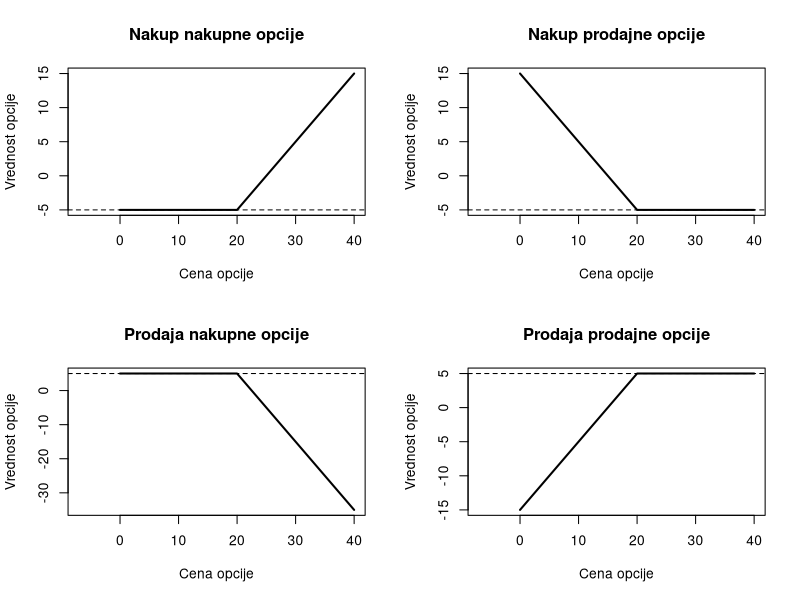
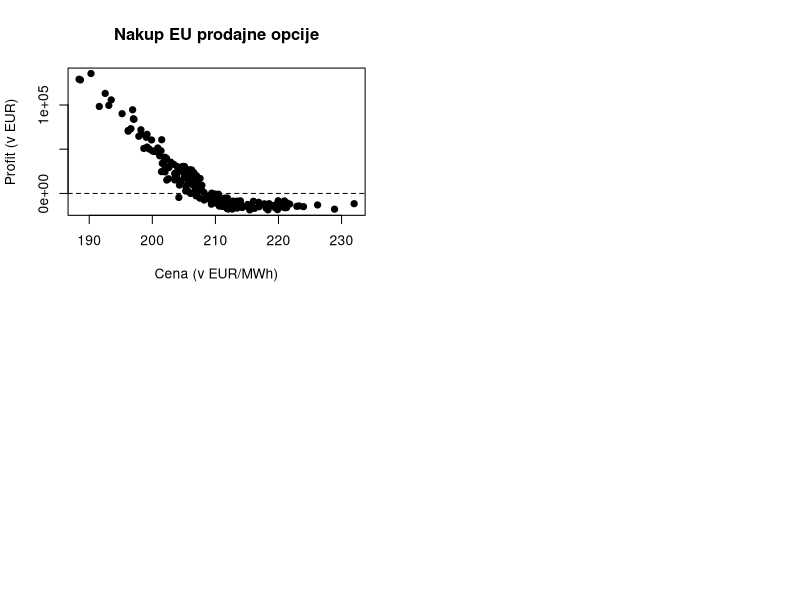
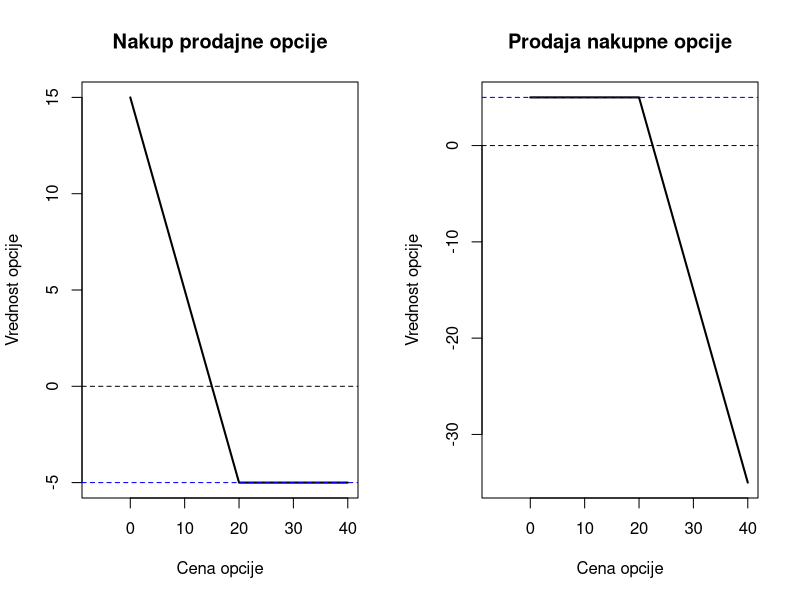
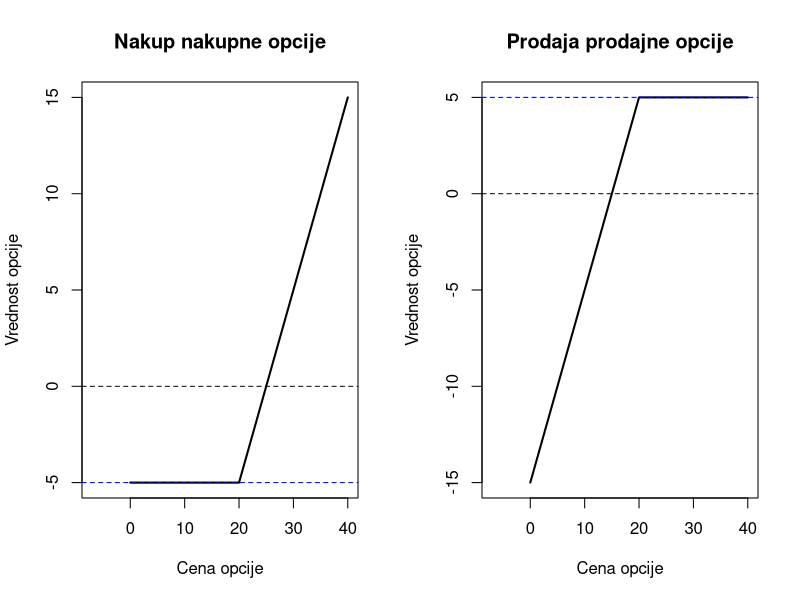
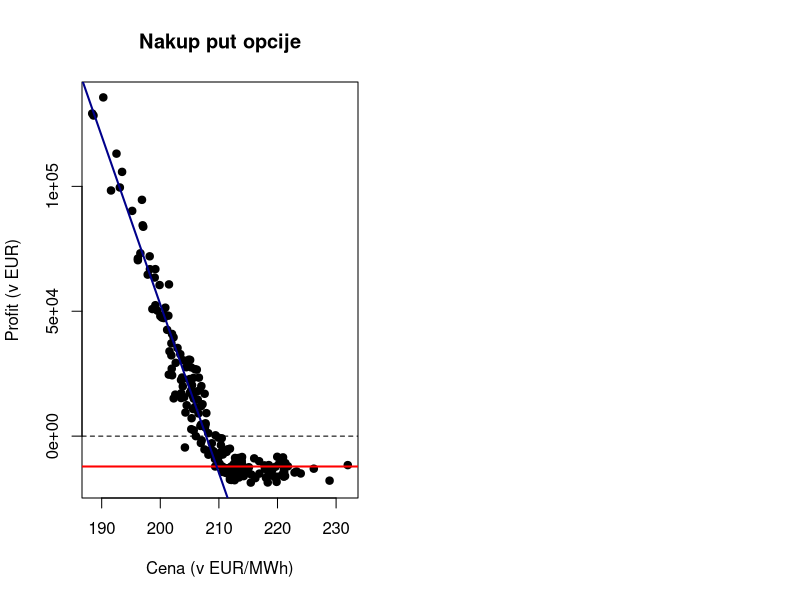

These figures' R source, in order:
## ---- chunk 1
library(tidyverse)
library(gridExtra)
library(coda)
library(knitr)
## ---- chunk 2
# VALUE OF EU PUT OPTION
putV <- function(S,K) pmax(0,K-S)
putbuyPayoff <- function(S,K,premium) pmax(0-abs(premium),K-S-abs(premium))

# VALUE OF EU CALL OPTION
callV <- function(S,K) pmax(0,S-K)
callbuyPayoff <- function(S,K,premium) pmax(0-abs(premium),S-K-abs(premium))

# VALUE OF EU PUT OPTION
putV <- function(S,K) pmin(0,S-K)
putsellPayoff <- function(S,K,premium) pmin(0+abs(premium),S-K+abs(premium))

# VALUE OF EU CALL OPTION
callV <- function(S,K) pmin(0,K-S) - pmax(0,S-K)
callsellPayoff <- function(S,K,premium) pmin(0,K-S) - pmax(0,S-K) + abs(premium)
## ---- chunk 3
par(mfrow = c(2,2))

x <- seq(from = 0, to = 40, by = 0.05)
K <- 20
premija <- -5

plot(x,callbuyPayoff(x,K,premija), type="l",lwd = 2, xlab = "Cena opcije", ylab = "Vrednost opcije", main = "Nakup nakupne opcije", xlim = c(-7,40))
abline(h = premija, lty= 'dashed')

plot(x,putbuyPayoff(x,K,premija), type="l",lwd = 2, xlab = "Cena opcije", ylab = "Vrednost opcije", main = "Nakup prodajne opcije", xlim = c(-7,40))
abline(h = premija, lty= 'dashed')

premija <- 5

plot(x,callsellPayoff(x,K,premija), type="l",lwd = 2, xlab = "Cena opcije", ylab = "Vrednost opcije", main = "Prodaja nakupne opcije", xlim = c(-7,40))
abline(h = premija, lty= 'dashed')

plot(x,putsellPayoff(x,K,premija), type="l",lwd = 2, xlab = "Cena opcije", ylab = "Vrednost opcije", main = "Prodaja prodajne opcije", xlim = c(-7,40))
abline(h = premija, lty= 'dashed')
## ---- chunk 4
# read data
df <- read.csv("podatki.csv", sep=';', header = FALSE, stringsAsFactors=FALSE)
colnames(df) <- c('Price','Profit')
df

price <- as.numeric(gsub(",", ".", df$Price))
profit <- as.numeric(gsub(",", ".", df$Profit))
## ---- chunk 5
#plot data: PRICE vs PROFIT
plot(x = price,
     y = profit,
     xlab = "Cena (v EUR/MWh)",
     ylab = "Profit (v EUR)",
     main = "Nakup EU prodajne opcije",
     pch = 20, cex=1.5)
abline(h = 0, lty='dashed')
## ---- chunk 6
par(mfrow = c(1,2))

x <- seq(from = 0, to = 40, by = 0.05)
K <- 20
premija <- -5

plot(x,putbuyPayoff(x,K,premija), type="l",lwd = 2, xlab = "Cena opcije", ylab = "Vrednost opcije", main = "Nakup prodajne opcije", xlim = c(-7,40))
abline(h = premija, lty= 'dashed', col='blue')
abline(h = 0, lty= 'dashed')

premija <- 5

plot(x,callsellPayoff(x,K,premija), type="l",lwd = 2, xlab = "Cena opcije", ylab = "Vrednost opcije", main = "Prodaja nakupne opcije", xlim = c(-7,40))
abline(h = premija, lty= 'dashed', col='blue')
abline(h = 0, lty= 'dashed')
## ---- chunk 7
par(mfrow = c(1,2))

x <- seq(from = 0, to = 40, by = 0.05)
K <- 20
premija <- -5

plot(x,callbuyPayoff(x,K,premija), type="l",lwd = 2, xlab = "Cena opcije", ylab = "Vrednost opcije", main = "Nakup nakupne opcije", xlim = c(-7,40))
abline(h = premija, lty= 'dashed', col='blue')
abline(h = 0, lty= 'dashed')
premija <- 5

plot(x,putsellPayoff(x,K,premija), type="l",lwd = 2, xlab = "Cena opcije", ylab = "Vrednost opcije", main = "Prodaja prodajne opcije", xlim = c(-7,40))
abline(h = premija, lty= 'dashed', col='blue')
abline(h = 0, lty= 'dashed')
## ---- chunk 8
opt_fit <- function(price, profit){
  if (cor(price, profit) < 0){
    #nakup put opcije (3) ali prodaja nakupne opcije (2)
    
    #pogledamo napake odstopanj in odlocimo ali gre za put ali call
    meja <- length(price)/4
    povpr1 <- mean(profit[1:meja])
    er1 <- 0
    for (i in 1:meja){
      er1 <- er1 + (profit[i] - povpr1)^2}
    povpr1 <- mean(profit[(length(price)-meja):length(price)])
    er2 <- 0
    for (i in (length(price)-meja):length(price)){
      er2 <- er2 + (profit[i] - povpr1)^2}
    
    
    #1. NAKUP PUT OPCIJE__________________________________________________________
    if (er1 > er2){
      komentar <- paste("Gre za nakup put opcije.")
      print(komentar)
      
      odstopanje1 <- rep(0,length(price)) #odstopanje pri aproksimaciji z vodoravno premico
      odstopanje2 <- rep(0,length(price)) #odstopanje pri aproksimaciji z linearno regresijo (posevni del)
      najboljsi_K = 0
      
      
      #GLAVNA ZANKA
      for (K in 1:length(price)){
        #VODORAVNA PREMICA
        premica1 <- profit[K]
        napaka1 <- rep(0,length(price[K:length(profit)]))
        profiti <- profit[K:length(profit)]
        for (i in 1:length(napaka1)){
          napaka1[i] <- (((premica1 - profiti[i])^2))
        }
        odstopanje1[K] <- sum(napaka1)
        
        
        #POsEVNA PREMICA
        premica2 <- lm(profit[1:K] ~ price[1:K])
        odstopanje2[K] <- deviance(premica2)
        odstopanje2[K]
      }
      
      odstopanja <- odstopanje1 + odstopanje2
      
      najboljsi_K <- which(min(odstopanja) == odstopanja)
      premica1 <- mean(profit[najboljsi_K:length(profit)])
      abline(h = profit[najboljsi_K], col = 'red', lwd=2)
      premica2 <- lm(profit[1:najboljsi_K] ~ price[1:najboljsi_K])
      abline(premica2$coefficients[1],premica2$coefficients[2], col = 'dark blue',lwd=2)
      najboljsi_K
      #points(price[najboljsi_K], profit[najboljsi_K],type = "p", col = "green")
      
      strike_price = round(price[najboljsi_K],3)
      premija = abs(round(profit[najboljsi_K],3))
      kolicina = abs(round(premica2$coefficients[2],3))
      komentar <- paste("Priblizek za izvrsilno ceno opcije je ", as.character(strike_price), " EUR/MWh,", " za kolicino ", as.character(kolicina), " MWh", " in za premijo ", as.character(premija), " EUR", ".",sep="")
      print(komentar)
      
    }
    
    #PRODAJA CALL OPCIJE__________________________________________________________
    
    if (er2 > er1){
      komentar <- paste("Gre za prodajo call opcije.")
      print(komentar)
      
      odstopanje1 <- rep(0,round(length(price)/2,0)) #odstopanje pri aproksimaciji z vodoravno premico
      odstopanje2 <- rep(0,round(length(price)/2,0)) #odstopanje pri aproksimaciji z linearno regresijo (posevni del)
      najboljsi_K = 0
      
      for (K in 1:round(length(price)/2,0)){
        #VODORAVNA PREMICA
        premica1 <- mean(profit[1:K])
        napaka1 <- rep(0,length(price[1:K]))
        for (i in 1:length(napaka1)){
          napaka1[i] <- (((premica1 - profit[i])^2))
        }
        odstopanje1[K] <- sum(napaka1)
        
        
        #POsEVNA PREMICA
        premica2 <- lm(profit[(round(length(price)/2,0)+K):length(price)] ~ price[(round(length(price)/2,0)+K):length(price)])
        odstopanje2[K] <- deviance(premica2)
        odstopanje2[K]
      }
      
      odstopanja <- odstopanje1 + odstopanje2
      najboljsi_K <- which(min(odstopanja) == odstopanja)
      premica1 <- profit[najboljsi_K]
      abline(h = profit[najboljsi_K], col = 'red', lwd=2)
      premica2 <- lm(profit[najboljsi_K:length(price)] ~ price[najboljsi_K:length(price)])
      abline(premica2$coefficients[1],premica2$coefficients[2], col = 'dark blue', lwd=2)
      najboljsi_K
      #points(price[najboljsi_K], profit[najboljsi_K],type = "p", col = "green")
      
      strike_price = round(price[najboljsi_K],3)
      premija = abs(round(profit[najboljsi_K],3))
      kolicina = abs(round(premica2$coefficients[2],3))
      komentar <- paste("Priblizek za izvrsilno ceno opcije je ", as.character(strike_price), " EUR/MWh,", " za kolicino ", as.character(kolicina), " MWh", " in za premijo ", as.character(premija), " EUR", ".",sep="")
      print(komentar)
    }
  }
  
  if (cor(price, profit) > 0){
    #nakup call opcije ali prodaja put opcije
    
    meja <- length(price)/4
    povpr1 <- mean(profit[1:meja])
    er1 <- 0
    
    for (i in 1:meja){
      er1 <- er1 + (profit[i] - povpr1)^2
    }
    
    povpr1 <- mean(profit[(length(price)-meja):length(price)])
    er2 <- 0
    for (i in (length(price)-meja):length(price)){
      er2 <- er2 + (profit[i] - povpr1)^2
    }
    
    #PRODAJA PUT OPCIJE__________________________________________________________
    if (er1 > er2){
      komentar <- paste("Gre za prodajo put opcije.")
      print(komentar)
      
      #poiscimo optimalni fit
      odstopanje1 <- rep(0,round(length(price)/2,0)) #odstopanje pri aproksimaciji z vodoravno premico
      odstopanje2 <- rep(0,round(length(price)/2,0)) #odstopanje pri aproksimaciji z linearno regresijo (posevni del)
      najboljsi_K = 0
      
      
      for (K in 1:round(length(price)/2,0)){
        #VODORAVNA PREMICA
        premica1 <- mean(profit[(round(length(price)/2,0)+K):length(profit)])
        napaka1 <- rep(0,length(price[(round(length(price)/2,0)+K):length(profit)]))
        profiti <- profit[(round(length(price)/2,0)+K):length(profit)]
        for (i in 1:length(napaka1)){
          napaka1[i] <- (((premica1 - profiti[i])^2))
        }
        odstopanje1[K] <- sum(napaka1)
        
        
        #POsEVNA PREMICA
        premica2 <- lm(profit[1:K] ~ price[1:K])
        odstopanje2[K] <- deviance(premica2)
        odstopanje2[K]
      }
      
      odstopanja <- odstopanje1 + odstopanje2
      
      najboljsi_K <- which(min(odstopanja) == odstopanja)
      premica1 <- mean(profit[najboljsi_K:length(profit)])
      abline(h = profit[najboljsi_K], col = 'red', lwd=2)
      premica2 <- lm(profit[1:najboljsi_K] ~ price[1:najboljsi_K])
      abline(premica2$coefficients[1],premica2$coefficients[2], col = 'dark blue', lwd=2)
      najboljsi_K
      #points(price[najboljsi_K], profit[najboljsi_K],type = "p", col = "green")
      
      strike_price = round(price[najboljsi_K],3)
      premija = abs(round(profit[najboljsi_K],3))
      kolicina = abs(round(premica2$coefficients[2],3))
      komentar <- paste("Priblizek za izvrsilno ceno opcije je ", as.character(strike_price), " EUR/MWh,", " za kolicino ", as.character(kolicina), " MWh", " in za premijo ", as.character(premija), " EUR", ".",sep="")
      print(komentar)
      
    }
    
    #NAKUP CALL OPCIJE__________________________________________________________
    if (er2 > er1){
      komentar <- paste("Gre za nakup call opcije.")
      print(komentar)
      
      odstopanje1 <- rep(0,round(length(price)/2,0)) #odstopanje pri aproksimaciji z vodoravno premico
      odstopanje2 <- rep(0,round(length(price)/2,0)) #odstopanje pri aproksimaciji z linearno regresijo (posevni del)
      najboljsi_K = 0
      
      for (K in 1:round(length(price)/2,0)){
        
        #VODORAVNA PREMICA
        premica1 <- mean(profit[1:K])
        napaka1 <- rep(0,length(price[1:K]))
        profiti <- profit[1:K]
        for (i in 1:length(napaka1)){
          napaka1[i] <- (((premica1 - profiti[i])^2))
        }
        odstopanje1[K] <- sum(napaka1)
        
        
        #POsEVNA PREMICA
        premica2 <- lm(profit[(round(length(price)/2,0)+K):length(price)] ~ price[(round(length(price)/2,0)+K):length(price)])
        odstopanje2[K] <- deviance(premica2)
        odstopanje2[K]
        
      }
      
      odstopanja <- odstopanje1 + odstopanje2
      najboljsi_K <- which(min(odstopanja) == odstopanja)
      premica1 <- profit[najboljsi_K]
      abline(h = profit[najboljsi_K], col = 'red', lwd=2)
      premica2 <- lm(profit[najboljsi_K:length(price)] ~ price[najboljsi_K:length(price)])
      abline(premica2$coefficients[1],premica2$coefficients[2], col = 'dark blue', lwd=2)
      #points(price[najboljsi_K], profit[najboljsi_K],type = "p", col = "green")
      
      
      strike_price = round(price[najboljsi_K],3)
      premija = abs(round(profit[najboljsi_K],3))
      kolicina = abs(round(premica2$coefficients[2],3))
      komentar <- paste("Priblizek za izvrsilno ceno opcije je ", as.character(strike_price), " EUR/MWh,", " za kolicino ", as.character(kolicina), " MWh", " in za premijo ", as.character(premija), " EUR", ".",sep="")
      print(komentar)
      # 
      # rezultati <- data.frame(
      #   a <- c('strike price', 'kolicina', 'premija'),
      #   priblizki <- c(strike_price, kolicina, premija),
      #   stringsAsFactors = FALSE
      # )
      # colnames(rezultati) <- c('0','priblizki')
      # print(rezultati)
      
    }
  }
}
## ---- chunk 9
#1. podatki, nakup prodajne opcije
df <- read.csv("podatki.csv", sep=';', header = FALSE, stringsAsFactors=FALSE)
colnames(df) <- c('Price','Profit')
if (df$Price[2] > df$Price[3]){
  df <- df[order(df$Price),]} #podatke uredim po cene padajoce
df
price <- as.numeric(gsub(",", ".", df$Price))
profit <- as.numeric(gsub(",", ".", df$Profit))
## ---- chunk 10
#narisi graf
plot(x = price,
     y = profit,
     xlab = "Cena (v EUR/MWh)",
     ylab = "Profit (v EUR)",
     main = "Nakup put opcije",
     pch = 20, cex=1.5)
abline(h = 0, lty='dashed') #meja med poz in neg profiti

opt_fit(price,profit)
## ---- chunk 11
opt_fit <- function(price, profit){
  if (cor(price, profit) < 0){
    #nakup put opcije (3) ali prodaja nakupne opcije (2)
    
    #pogledamo napake odstopanj in odlocimo ali gre za put ali call
    meja <- length(price)/4
    povpr1 <- mean(profit[1:meja])
    er1 <- 0
    for (i in 1:meja){
      er1 <- er1 + (profit[i] - povpr1)^2}
    povpr1 <- mean(profit[(length(price)-meja):length(price)])
    er2 <- 0
    for (i in (length(price)-meja):length(price)){
      er2 <- er2 + (profit[i] - povpr1)^2}
    
    
    #1. NAKUP PUT OPCIJE__________________________________________________________
    if (er1 > er2){
      komentar <- paste("Gre za nakup put opcije.")
      print(komentar)
      
      odstopanje1 <- rep(0,length(price)) #odstopanje pri aproksimaciji z vodoravno premico
      odstopanje2 <- rep(0,length(price)) #odstopanje pri aproksimaciji z linearno regresijo (posevni del)
      najboljsi_K = 0
      
      
      #GLAVNA ZANKA
      for (K in 1:length(price)){
        #VODORAVNA PREMICA
        premica1 <- profit[K]
        napaka1 <- rep(0,length(price[K:length(profit)]))
        profiti <- profit[K:length(profit)]
        for (i in 1:length(napaka1)){
          napaka1[i] <- (((premica1 - profiti[i])^2))
        }
        odstopanje1[K] <- sum(napaka1)
        
        
        #POsEVNA PREMICA
        premica2 <- lm(profit[1:K] ~ price[1:K])
        odstopanje2[K] <- deviance(premica2)
        odstopanje2[K]
      }
      
      odstopanja <- odstopanje1 + odstopanje2
      
      najboljsi_K <- which(min(odstopanja) == odstopanja)
      premica1 <- mean(profit[najboljsi_K:length(profit)])
      abline(h = profit[najboljsi_K], col = 'red', lwd=2)
      premica2 <- lm(profit[1:najboljsi_K] ~ price[1:najboljsi_K])
      abline(premica2$coefficients[1],premica2$coefficients[2], col = 'dark blue',lwd=2)
      najboljsi_K
      #points(price[najboljsi_K], profit[najboljsi_K],type = "p", col = "green")
      
      strike_price = round(price[najboljsi_K],3)
      premija = round(profit[najboljsi_K],3)
      komentar <- paste("Priblizek za izvrsilno ceno opcije je ", as.character(strike_price), ", za premijo pa ", as.character(premija), ".",sep="")
      print(komentar)
      
    }
    
    #PRODAJA CALL OPCIJE__________________________________________________________
    
    if (er2 > er1){
      komentar <- paste("Gre za prodajo call opcije.")
      print(komentar)
      
      odstopanje1 <- rep(0,length(price)) #odstopanje pri aproksimaciji z vodoravno premico
      odstopanje2 <- rep(0,length(price)) #odstopanje pri aproksimaciji z linearno regresijo (posevni del)
      najboljsi_K = 0
      
      for (K in 1:length(price)){
        #VODORAVNA PREMICA
        premica1 <- mean(profit[1:K])
        napaka1 <- rep(0,length(price[1:K]))
        for (i in 1:length(napaka1)){
          napaka1[i] <- (((premica1 - profit[i])^2))
        }
        odstopanje1[K] <- sum(napaka1)
        
        
        #POsEVNA PREMICA
        premica2 <- lm(profit[K:length(price)] ~ price[K:length(price)])
        odstopanje2[K] <- deviance(premica2)
        odstopanje2[K]
      }
      
      odstopanja <- odstopanje1 + odstopanje2
      najboljsi_K <- which(min(odstopanja) == odstopanja)
      premica1 <- profit[najboljsi_K]
      abline(h = profit[najboljsi_K], col = 'red', lwd=2)
      premica2 <- lm(profit[najboljsi_K:length(price)] ~ price[najboljsi_K:length(price)])
      abline(premica2$coefficients[1],premica2$coefficients[2], col = 'dark blue', lwd=2)
      najboljsi_K
      #points(price[najboljsi_K], profit[najboljsi_K],type = "p", col = "green")
      
      strike_price = round(price[najboljsi_K],3)
      premija = round(profit[najboljsi_K],3)
      komentar <- paste("Priblizek za izvrsilno ceno opcije je ", as.character(strike_price), ", za premijo pa ", as.character(premija), ".",sep="")
      print(komentar)
    }
  }
  
  if (cor(price, profit) > 0){
    #nakup call opcije ali prodaja put opcije
    
    meja <- length(price)/4
    povpr1 <- mean(profit[1:meja])
    er1 <- 0
    
    for (i in 1:meja){
      er1 <- er1 + (profit[i] - povpr1)^2
    }
    
    povpr1 <- mean(profit[(length(price)-meja):length(price)])
    er2 <- 0
    for (i in (length(price)-meja):length(price)){
      er2 <- er2 + (profit[i] - povpr1)^2
    }
    
    #PRODAJA PUT OPCIJE__________________________________________________________
    if (er1 > er2){
      komentar <- paste("Gre za prodajo put opcije.")
      print(komentar)
      
      #poiscimo optimalni fit
      odstopanje1 <- rep(0,length(price)) #odstopanje pri aproksimaciji z vodoravno premico
      odstopanje2 <- rep(0,length(price)) #odstopanje pri aproksimaciji z linearno regresijo (posevni del)
      najboljsi_K = 0
      
      
      for (K in 1:length(price)){
        #VODORAVNA PREMICA
        premica1 <- mean(profit[K:length(profit)])
        napaka1 <- rep(0,length(price[K:length(profit)]))
        profiti <- profit[K:length(profit)]
        for (i in 1:length(napaka1)){
          napaka1[i] <- (((premica1 - profiti[i])^2))
        }
        odstopanje1[K] <- sum(napaka1)
        
        
        #POsEVNA PREMICA
        premica2 <- lm(profit[1:K] ~ price[1:K])
        odstopanje2[K] <- deviance(premica2)
        odstopanje2[K]
      }
      
      odstopanja <- odstopanje1 + odstopanje2
      
      najboljsi_K <- which(min(odstopanja) == odstopanja)
      premica1 <- mean(profit[najboljsi_K:length(profit)])
      abline(h = profit[najboljsi_K], col = 'red', lwd=2)
      premica2 <- lm(profit[1:najboljsi_K] ~ price[1:najboljsi_K])
      abline(premica2$coefficients[1],premica2$coefficients[2], col = 'dark blue', lwd=2)
      najboljsi_K
      #points(price[najboljsi_K], profit[najboljsi_K],type = "p", col = "green")
      
      strike_price = round(price[najboljsi_K],3)
      premija = round(profit[najboljsi_K],3)
      komentar <- paste("Priblizek za izvrsilno ceno opcije je ", as.character(strike_price), ", za premijo pa ", as.character(premija), ".",sep="")
      print(komentar)
      
    }
    
    #NAKUP CALL OPCIJE__________________________________________________________
    if (er2 > er1){
      komentar <- paste("Gre za nakup call opcije.")
      print(komentar)
      
      odstopanje1 <- rep(0,length(price)) #odstopanje pri aproksimaciji z vodoravno premico
      odstopanje2 <- rep(0,length(price)) #odstopanje pri aproksimaciji z linearno regresijo (posevni del)
      najboljsi_K = 0
      
      for (K in 1:length(price)){
        
        #VODORAVNA PREMICA
        premica1 <- mean(profit[1:K])
        napaka1 <- rep(0,length(price[1:K]))
        profiti <- profit[1:K]
        for (i in 1:length(napaka1)){
          napaka1[i] <- (((premica1 - profiti[i])^2))
        }
        odstopanje1[K] <- sum(napaka1)
        
        
        #POsEVNA PREMICA
        premica2 <- lm(profit[K:length(price)] ~ price[K:length(price)])
        odstopanje2[K] <- deviance(premica2)
        odstopanje2[K]
        
      }
      
      odstopanja <- odstopanje1 + odstopanje2
      najboljsi_K <- which(min(odstopanja) == odstopanja)
      premica1 <- profit[najboljsi_K]
      abline(h = profit[najboljsi_K], col = 'red', lwd=2)
      premica2 <- lm(profit[najboljsi_K:length(price)] ~ price[najboljsi_K:length(price)])
      abline(premica2$coefficients[1],premica2$coefficients[2], col = 'dark blue', lwd=2)
      #points(price[najboljsi_K], profit[najboljsi_K],type = "p", col = "green")
      
      strike_price = round(price[najboljsi_K],3)
      premija = round(profit[najboljsi_K],3)
      komentar <- paste("Priblizek za izvrsilno ceno opcije je ", as.character(strike_price), ", za premijo pa ", as.character(premija), ".",sep="")
      print(komentar)
      
    }
  }
}
